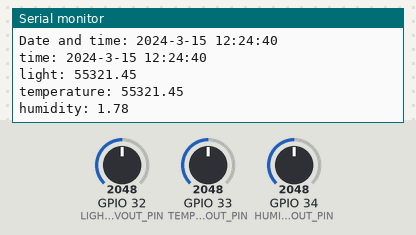
This sketch was run on a simulated ESP32. On the bench: the last lines printed to the serial monitor. The inputs (shaded band) are chosen by the test bench; at power-on: GPIO 32 (LIGHT_VOLTAGE_DIVIDER_VOUT_PIN) = 2048, GPIO 33 (TEMP_VOLTAGE_DIVIDER_VOUT_PIN) = 2048, GPIO 34 (HUMIDITY_VOLTAGE_DIVIDER_VOUT_PIN) = 2048. WiFi joins after 1.5 s; servers stay silent unless stated; the local clock reads 2024-03-15 10:24:30 at power-on unless the sketch sets it.

Above: at 11.8 s.
11.9 s: GPIO 32 (LIGHT_VOLTAGE_DIVIDER_VOUT_PIN) set to 2866
14.5 s: GPIO 33 (TEMP_VOLTAGE_DIVIDER_VOUT_PIN) set to 2866
At 15.93 s:
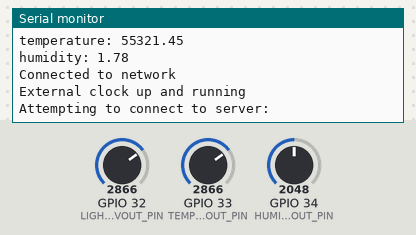
17.1 s: GPIO 34 (HUMIDITY_VOLTAGE_DIVIDER_VOUT_PIN) set to 2866
At 17.7 s:
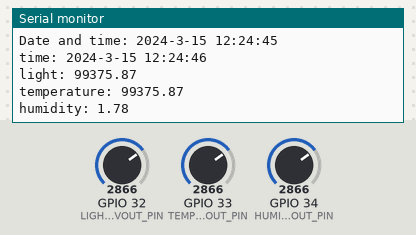
19.7 s: GPIO 32 (LIGHT_VOLTAGE_DIVIDER_VOUT_PIN) set to 3603
At 22.1 s:
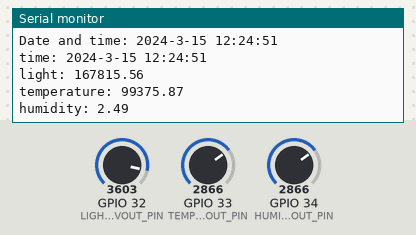
22.3 s: GPIO 33 (TEMP_VOLTAGE_DIVIDER_VOUT_PIN) set to 3603
24.9 s: GPIO 34 (HUMIDITY_VOLTAGE_DIVIDER_VOUT_PIN) set to 3603
At 27.5 s:
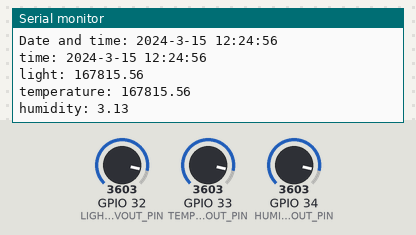
Timing chart, 0 to 28.5 s (numbered marks = the images above; inputs shaded):
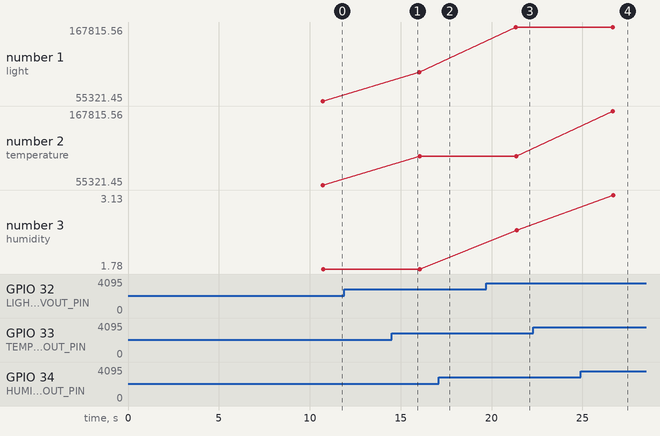

Measured:
- after the input at 19.7 s, the serial monitor: prints a new line after 1.6 s (image 3)
- after the input at 24.9 s, the serial monitor: prints a new line after 1.8 s (image 4)
- plotted number 1: 99375.87 → 167815.56 after the input at 19.7 s
- plotted number 3: 2.49 → 3.13 after the input at 24.9 s

The sketch:

demetra.ino
```cpp
// #include "FS.h"
// #include "SD.h"
// #include "SPI.h"
#include <WiFi.h>
#include <HTTPClient.h>

#include <Wire.h>
#include <RTClib.h>

#include <math.h>

#define LIGHT_VOLTAGE_DIVIDER_VOUT_PIN 32
#define TEMP_VOLTAGE_DIVIDER_VOUT_PIN 33
#define HUMIDITY_VOLTAGE_DIVIDER_VOUT_PIN 34
#define VOLTAGE_DIVIDER_VIN 5.0
#define KNOWN_RESISTANCE 100000
#define ALLOWED_CONNECTION_ATTEMPTS 1

#define ANALOG_TO_VOLT 0.0008695652173913044

// #define SD_CS 5
// #define SD_SCK 18
// #define SD_MOSI 23
// #define SD_MISO 19

// #define CLOCK_SDA 21
// #define CLOCK_SCL 22


#define AOUT_PIN

#define CYCLES_INTER_WIFI_CONNECTION_ATTEMPT 8
#define CYCLES_INTER_CLOCK_CONNECTION_ATTEMPT 4

#define LOOP_CYCLE_LENGTH 5000
#define WIFI_WAIT_FOR_CONNECTION 7000
#define BAUD_RATE 9600

bool setupWiFi();
int getServerTime();
void setupServerComunication();
String DateTime_to_String(DateTime t);

float get_voltage_divider_unknown_resistance(int voutPin, float v_in, int known_resistance);
float get_light(int voutPin, float vin, int known_resistance);
float get_temperature(int voutPin, float vin, int known_resistance);

// File collectedDataFile;
// char * data_dump_file_name = "sensorData.txt";
// int initializedSD;

WiFiClient client;
char * wifiSSID = "AltachiaraCellulare";
char * wifiPasswd = "polloooo";

uint8_t wifiCheckCycles;

RTC_DS1307 systemClock;
char * timeApiUri = "https://currentmillis.com/time/seconds-since-unix-epoch.php";
int currentUNIXTimestamp;
uint8_t clockCheckCycles;

float v_out, light, temperature;

void setup() {
  delay(2000);

  Serial.begin(BAUD_RATE);
  pinMode(LIGHT_VOLTAGE_DIVIDER_VOUT_PIN, INPUT);
  pinMode(TEMP_VOLTAGE_DIVIDER_VOUT_PIN, INPUT);
  pinMode(HUMIDITY_VOLTAGE_DIVIDER_VOUT_PIN, INPUT);


  setupWiFi();
  systemClock.begin();
  delay(1000);
  if(systemClock.isrunning()) {
    Serial.println("Clock started succesfully");
  } else {
    Serial.println("Error in starting the clock");
  }
  if(WiFi.status() != WL_CONNECTED) {
    Serial.println("Not connected to router");
  }
  if(!systemClock.isrunning()){
    Serial.println("Absent external clock");
  }
  if((WiFi.status() == WL_CONNECTED) && systemClock.isrunning()) {
    Serial.println("Getting timestamp from api server");
    currentUNIXTimestamp = getServerTime();
    Serial.print("Current UNIX timestamp from server: ");
    Serial.println(currentUNIXTimestamp);
    Serial.println(DateTime_to_String(DateTime(currentUNIXTimestamp)));
    if(currentUNIXTimestamp != 0) {
      Serial.print("Adjusting clock time to ");
      Serial.println(currentUNIXTimestamp);
      DateTime dt = DateTime(currentUNIXTimestamp);
      systemClock.adjust(dt);
      delay(1000);
    }
    Serial.print("Clock setup to ");
    Serial.printf("%u\n", systemClock.now().unixtime());
    Serial.println("Setup comunication channel demetra->ade");
    setupServerComunication();
  }

  wifiCheckCycles = 0;
  clockCheckCycles = 0;
}

void loop() {

  if(WiFi.status() == WL_CONNECTED) {
    Serial.println("Connected to network");
  } else {
    Serial.printf("Not connected to network: retrying to connect in %us\n", (CYCLES_INTER_WIFI_CONNECTION_ATTEMPT - wifiCheckCycles) * (LOOP_CYCLE_LENGTH / 1000));
  }

  if(systemClock.isrunning()) {
    Serial.println("External clock up and running");
  } else {
    Serial.printf("External clock down: retrying to connect in %us\n", (CYCLES_INTER_CLOCK_CONNECTION_ATTEMPT - clockCheckCycles) * (LOOP_CYCLE_LENGTH / 1000));
  }

  if((WiFi.status() != WL_CONNECTED) && (wifiCheckCycles % CYCLES_INTER_WIFI_CONNECTION_ATTEMPT == 0)) {
    wifiCheckCycles = 0;
    Serial.println("Not connected to wifi, trying to connect");
    setupWiFi();
  }

  if(WiFi.status() == WL_CONNECTED && !client.connected()) {
    setupServerComunication();
  }

  if(!systemClock.isrunning() && (clockCheckCycles % CYCLES_INTER_CLOCK_CONNECTION_ATTEMPT == 0)) {
    clockCheckCycles = 0;
    Serial.println("System clock not running: trying to connect");
    systemClock.begin();
  } else {
    Serial.println("Date and time: " + DateTime_to_String(systemClock.now()));
  }

  // ---------------------------
  // if(CLIENT & !SERVER)
  // ---------------------------

  if(wifiCheckCycles == 255) {
    wifiCheckCycles = 0;
  }
  if(clockCheckCycles == 255) {
    clockCheckCycles = 0;
  }

  wifiCheckCycles++;
  clockCheckCycles++;

  Serial.print("time: ");
  Serial.println(DateTime_to_String(systemClock.now()));
  Serial.print("light: ");
  Serial.println(get_light(LIGHT_VOLTAGE_DIVIDER_VOUT_PIN, VOLTAGE_DIVIDER_VIN, KNOWN_RESISTANCE));
  Serial.print("temperature: ");
  Serial.println(get_temperature(TEMP_VOLTAGE_DIVIDER_VOUT_PIN, VOLTAGE_DIVIDER_VIN, KNOWN_RESISTANCE));
  Serial.print("humidity: ");
  Serial.println(get_humidity(HUMIDITY_VOLTAGE_DIVIDER_VOUT_PIN));

  if(client.connected()) {
    client.print("light: ");
    client.println(get_light(LIGHT_VOLTAGE_DIVIDER_VOUT_PIN, VOLTAGE_DIVIDER_VIN, KNOWN_RESISTANCE));
    client.print("temperature: ");
    client.println(get_temperature(TEMP_VOLTAGE_DIVIDER_VOUT_PIN, VOLTAGE_DIVIDER_VIN, KNOWN_RESISTANCE));
    client.print("humidity: ");
    client.println(get_humidity(HUMIDITY_VOLTAGE_DIVIDER_VOUT_PIN));
  }
  delay(LOOP_CYCLE_LENGTH);
}

bool setupWiFi() {

  WiFi.mode(WIFI_STA);
  for(uint8_t i = 0; i < ALLOWED_CONNECTION_ATTEMPTS && !(WiFi.status() == WL_CONNECTED); i++) {
    Serial.println(String("Attempting to connect to WPA SSID: ") + String(wifiSSID));

    WiFi.begin(wifiSSID, wifiPasswd);
    delay(WIFI_WAIT_FOR_CONNECTION);

    if(WiFi.status() != WL_CONNECTED) {
      Serial.println("Attempt to connect to network failed");
    } else if(WiFi.status() == WL_CONNECTED) {
      Serial.println("Connected succesfully to network");
      Serial.print("Local IP: ");
      Serial.println(WiFi.localIP());
      Serial.print("Net SSID: ");
      Serial.println(WiFi.SSID());
      Serial.print("Signal strength: ");
      Serial.print(-1 * WiFi.RSSI());
      Serial.print("dBm or ");
      Serial.printf("%e", pow(10, WiFi.RSSI() / 10.0));
      Serial.println("mW");
    }
  }
  if(WiFi.status() != WL_CONNECTED) {
    Serial.println("Allowed connection attempts ended");
  }
  return WiFi.status() == WL_CONNECTED;
}

int getServerTime() {
  HTTPClient dateClient;
  if(dateClient.begin(timeApiUri)) {
    Serial.println("Connected succesfully to time api server");
  } else {
    Serial.println("Failed connection to time api server");
    return 0;
  }

  int HTTPResponseCode = dateClient.GET();
  if(HTTPResponseCode <= 0) {
    return 0;
  }

  int result = dateClient.getString().toInt();
  dateClient.end();
  return result;
}

void setupServerComunication() {

    Serial.println("Attempting to connect to server: ");
    int port = 4020;
    char *serverIP = "192.168.60.205";

    for(int i = 0; i < 5; i++) {
      if (client.connect(serverIP, port)) {
        Serial.println("Connected to Ade started succesfully");
        client.println("Demetra just woke up");
        break;
      } else {
        Serial.println("Connection to Ade failed miserably");
      }
    }
}

String DateTime_to_String(DateTime t) {
    return ""
    + String(t.year())
    + "-"
    + String(t.month())
    + "-"
    + String(t.day())
    + " "
    + String((t.hour() + 2) % 24)
    + ":"
    + String(t.minute())
    + ":"
    + String(t.second());
}

float get_voltage_divider_unknown_resistance(int voutPin, float v_in, int known_resistance) {
    float v_out = analogRead(voutPin) * ANALOG_TO_VOLT;
    float unknown_resistance = (v_out * known_resistance) / (v_in - v_out);
    return unknown_resistance;
}

float get_light(int voutPin, float vin, int known_resistance) {
  return get_voltage_divider_unknown_resistance(voutPin, vin, known_resistance);
}

float get_temperature(int voutPin, float vin, int known_resistance) {
  float r = get_voltage_divider_unknown_resistance(voutPin, vin, known_resistance);
  return r;
}

float get_humidity(int voutPin) {
  return analogRead(voutPin) * ANALOG_TO_VOLT;
}
```
